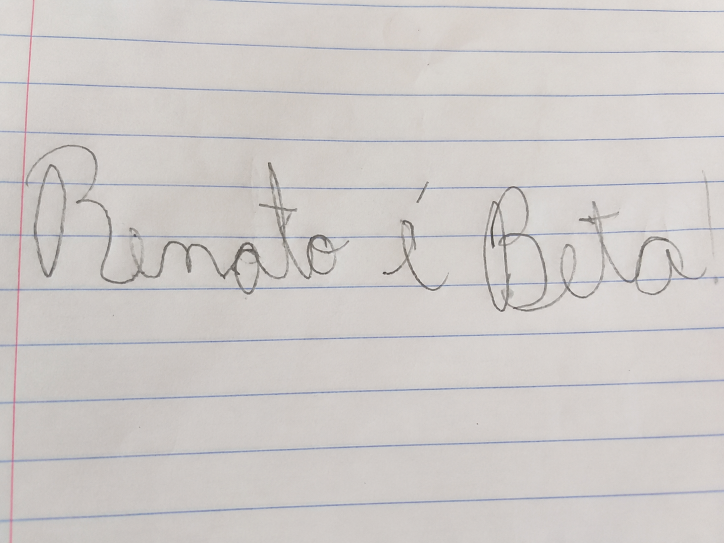
#> input picture Machine Learning for Write/models/e01.png, 1448 x 1086 px, found by its file name (shown at 1/2 size)
$ python extrair_carac.py
#> lines starting #> are read from the running program, lines starting #| are printed output that depends on the picture; after the words box and inside, x2 and y2 are one past the last pixel; in counts of white or black regions, pixels touching at a corner belong together
### Machine Learning for Write/src/functions.py
import cv2
import numpy as np
from sklearn.cluster import DBSCAN
from sklearn.linear_model import LinearRegression
from skimage.feature import hog


def upload_imagem(imagem):
    img = cv2.imread(imagem)

    if imagem is None:
        raise ValueError("Faça o upload da imagem!")

    togray = cv2.cvtColor(img, cv2.COLOR_BGR2GRAY)

    altura, largura = togray.shape

    nova_largura = 1200
    escala = nova_largura / largura
    nova_altura = int(altura * escala)

    togray = cv2.resize(togray, (nova_largura, nova_altura))

    _, binaria = cv2.threshold(
        togray,
        0,
        255,
        cv2.THRESH_BINARY_INV + cv2.THRESH_OTSU
    )

    return togray, binaria

def encontrar_objetos(binaria):

    total, labels, stats, centroids = (
        cv2.connectedComponentsWithStats(
            binaria,
            connectivity=8
        )
    )

    components = []

    altura_bi, largura_bi = binaria.shape

    for i in range(1, total):
        x = stats[i, cv2.CC_STAT_LEFT]
        y = stats[i, cv2.CC_STAT_TOP]
        w = stats[i, cv2.CC_STAT_WIDTH]
        h = stats[i, cv2.CC_STAT_HEIGHT]
        area = stats[i, cv2.CC_STAT_AREA]

        if area < 8:
            continue

        if area > altura_bi * largura_bi * 0.05:
            continue

        components.append({
            "x": x,
            "y": y,
            "w": w,
            "h": h,
            "area": area
        })

    return components

def caracteristicas_tamanho(componentes, image_shape):

    altura_img, largura_img = image_shape

    alturas = np.array([
        c["h"]
        for c in componentes
    ])

    larguras = np.array([
        c["w"]
        for c in componentes
    ])

    altura_medianas = np.median(alturas)
    altura_relativa = altura_medianas/altura_img

    variacao_altura = (
        np.std(alturas) / (np.mean(alturas) + 1e-8)
    )

    largura_relativa = (
        np.median(larguras) / largura_img
    )

    variacao_largura = (
        np.std(larguras) / (np.mean(larguras) + 1e-8)
    )

    return [
        altura_relativa,
        variacao_altura,
        largura_relativa,
        variacao_largura
    ]

def detectar_linhas(componentes):
    if len(componentes) < 5:
        return []

    alturas = np.array([
        c["h"] for c in componentes
    ])

    altura_mediana = np.median(alturas)

    coordenadas_y = np.array([
        [c["y"]]
        for c in componentes
    ])

    modelo = DBSCAN(
        eps=altura_mediana * 0.8,
        min_samples=3
    )

    grupos = modelo.fit_predict(coordenadas_y)

    linhas = []

    for grupo in set(grupos):
        if grupo == -1:
            continue

        elementos = [
            componentes[i]
            for i in range(len(componentes))
            if grupos[i] == grupo
        ]

        if len(elementos) >= 3:
            linhas.append(elementos)

    return linhas

def caracteristicas_alinhamento(linhas):

    inclinacoes = []
    erros = []

    for linha in linhas:

        if len(linha) < 3:
            continue

        X = np.array([
            [c["cx"]] for c in linha
        ]).reshape(-1, 1)

        y = np.array([
            c["cy"] for c in linha
        ])

        regressao = LinearRegression()
        regressao.fit(X, y)

        esperado = regressao.predict(X)

        residuos = y - esperado

        altura_mediana = np.median([
            c["h"] for c in linha
        ])

        erro = (
            np.std(residuos) / (altura_mediana + 1e-8)
        )

        inclinacoes.append(
            abs(regressao.coef_[0])
        )

        erros.append(erro)

    if not erros:
        return [0, 0, 0, 0]

    return [
        np.mean(erros),
        np.std(erros),
        np.mean(inclinacoes),
        np.std(inclinacoes)
    ]

def caracteristicas_hog(gray):

    imagem = cv2.resize(gray, (256, 256))

    caracteristicas = hog(
        imagem,
        orientations=9,
        pixels_per_cell=(16, 16),
        cells_per_block=(1, 1),
        feature_vector=False
    )

    caracteristicas = caracteristicas.reshape(-1, 9)

    medias = caracteristicas.mean(axis=0)
    desvios = caracteristicas.std(axis=0)

    return np.concatenate([medias, desvios])

def caracteristicas_gerais(binaria, componentes):

    altura, largura = binaria.shape

    densidade = (np.count_nonzero(binaria) / binaria.size)

    quantidade_componentes = (len(componentes) / (altura * largura))

    areas = np.array([
        c["area"] for c in componentes
    ])

    if len(areas) == 0:
        return [0, 0, 0]

    variacao_area = (
        np.std(areas) / (np.mean(areas) + 1e-8)
    )

    return [
        densidade,
        quantidade_componentes,
        variacao_area
    ]

### Machine Learning for Write/src/extrair_carac.py
import functions as f
import cv2
import numpy as np

def extrair_caracteristicas(caminho):

    gray, binaria = f.upload_imagem(caminho)
#> in upload_imagem, img is the input picture: shape (1086, 1448, 3); mean B, G, R 200.3, 202.6, 206.9
#> in upload_imagem, `_, binaria = cv2.threshold( togray, 0, 255, cv2.THRESH_BINARY_INV + cv..`:
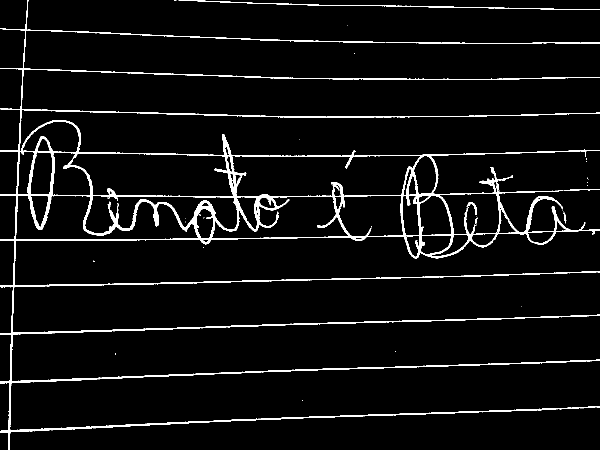
#> binaria: shape (900, 1200) (shown at 1/2 size); 4.7% white; 33 white regions (25 under 20 px), largest, box (x1, y1, x2, y2) and area: (0, 0, 1200, 900) 48213, (357, 0, 1200, 20) 1461, (772, 84, 1200, 88) 761

    componentes = f.encontrar_objetos(binaria)
#> in encontrar_objetos, `total, labels, stats, centroids = ( cv2.connectedComponentsWithStats( ..`:
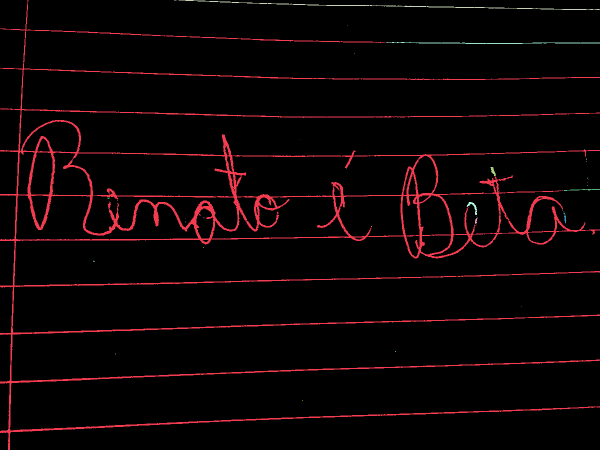
#> labels: shape (900, 1200) int32 (shown at 1/2 size); 34 distinct labels, from 0 to 33; one colour per label, 0 black
#> in encontrar_objetos, `total, labels, stats, centroids = ( cv2.connectedComponentsWithStats( ..`: total = 34; stats = 34 rows, first 6: [0, 0, 1200, 900, 1029032], [0, 0, 1200, 900, 48213], [348, 0, 5, 1, 5], [357, 0, 843, 20, 1461], [694, 50, 1, 1, 1], [772, 84, 428, 4, 761]; centroids = 34 pairs, first value 187.4 to 1176, second value 0 to 800
#> the loop in encontrar_objetos, `for i in range(1, total):` made 33 passes
#> (x, y, w, h, area) on passes 1, 3, 5, 11, 16, 18, 21, 25: (0, 0, 1200, 900, 48213), (357, 0, 843, 20, 1461), (772, 84, 428, 4, 761), (981, 334, 11, 18, 93), (1127, 378, 73, 4, 133), (933, 404, 21, 26, 146), (1127, 425, 6, 22, 57), (949, 436, 6, 13, 37)
#> after the loop in encontrar_objetos, `for i in range(1, total):`: components = 8 items
#> componentes = 8 items

    if len(componentes) < 5:
        raise ValueError("Pouca escrita detectada na imagem!")

    linhas = f.detectar_linhas(componentes)
#> in detectar_linhas, `alturas = np.array([ c["h"] for c in componentes ])`: alturas = [900, 20, 4, 18, 4, 26, 22, 13]
#> in detectar_linhas, `altura_mediana = np.median(alturas)`: altura_mediana = 19
#> in detectar_linhas, `coordenadas_y = np.array([ [c["y"]] for c in componentes ])`: coordenadas_y = [0, 0, 84, 334, 378, 404, 425, 436]
#> in detectar_linhas, `grupos = modelo.fit_predict(coordenadas_y)`: grupos = [-1, -1, -1, -1, -1, -1, -1, -1]
#> the loop in detectar_linhas, `for grupo in set(grupos):` made 1 pass
#> grupo on pass 1: -1
#> after the loop in detectar_linhas, `for grupo in set(grupos):`: linhas = []
#> linhas = []

    tamanho = f.caracteristicas_tamanho(componentes, binaria.shape)
#> in caracteristicas_tamanho, `alturas = np.array([ c["h"] for c in componentes ])`: alturas = [900, 20, 4, 18, 4, 26, 22, 13]
#> in caracteristicas_tamanho, `larguras = np.array([ c["w"] for c in componentes ])`: larguras = [1200, 843, 428, 11, 73, 21, 6, 6]
#> in caracteristicas_tamanho, `altura_medianas = np.median(alturas)`: altura_medianas = 19
#> in caracteristicas_tamanho, `altura_relativa = altura_medianas/altura_img`: altura_relativa = 0.0211
#> in caracteristicas_tamanho, `variacao_altura = ( np.std(alturas) / (np.mean(alturas) + 1e-8) )`: variacao_altura = 2.33
#> in caracteristicas_tamanho, `largura_relativa = ( np.median(larguras) / largura_img )`: largura_relativa = 0.0392
#> in caracteristicas_tamanho, `variacao_largura = ( np.std(larguras) / (np.mean(larguras) + 1e-8) )`: variacao_largura = 1.34
#> tamanho = [0.0211, 2.33, 0.0392, 1.34]

    alinhamento = f.caracteristicas_alinhamento(linhas)
#> after the loop in caracteristicas_alinhamento, `for linha in linhas:`: erros = []
#> alinhamento = [0, 0, 0, 0]

    forma = f.caracteristicas_hog(binaria)
#> in caracteristicas_hog, `imagem = cv2.resize(gray, (256, 256))`:
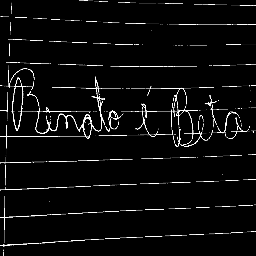
#> imagem: shape (256, 256); min 0, max 255, mean 12.1
#> in caracteristicas_hog, `medias = caracteristicas.mean(axis=0)`: medias = [0.383, 0.0534, 0.0874, 0.0436, 0.617, 0.0346, 0.0868, 0.0356, 0.0368]
#> in caracteristicas_hog, `desvios = caracteristicas.std(axis=0)`: desvios = [0.264, 0.11, 0.166, 0.0996, 0.326, 0.0868, 0.17, 0.0867, 0.0851]
#> forma = 18 values, max 0.617 at index 4, min 0.0346 at index 5, mean 0.154

    gerais = f.caracteristicas_gerais(binaria, componentes)
#> in caracteristicas_gerais, `densidade = (np.count_nonzero(binaria) / binaria.size)`: densidade = 0.0472
#> in caracteristicas_gerais, `quantidade_componentes = (len(componentes) / (altura * largura))`: quantidade_componentes = 7.41e-06
#> in caracteristicas_gerais, `areas = np.array([ c["area"] for c in componentes ])`: areas = [48213, 1461, 761, 93, 133, 146, 57, 37]
#> in caracteristicas_gerais, `variacao_area = ( np.std(areas) / (np.mean(areas) + 1e-8) )`: variacao_area = 2.49
#> gerais = [0.0472, 7.41e-06, 2.49]

    return np.concatenate([
        tamanho,
        alinhamento,
        forma,
        gerais
    ])

resultado = extrair_caracteristicas("C:/Users/Camargo/Desktop/TCC/Machine Learning for Write/models/e01.png")
#> resultado = 29 values, max 2.49 at index 28, min 0 at index 4, mean 0.311

print(resultado)
#| [2.11111111e-02 2.32522529e+00 3.91666667e-02 1.33967433e+00
#|  0.00000000e+00 0.00000000e+00 0.00000000e+00 0.00000000e+00
#|  3.82641771e-01 5.34077472e-02 8.74041694e-02 4.36322570e-02
#|  6.17406140e-01 3.46004706e-02 8.67779535e-02 3.55897983e-02
#|  3.68368479e-02 2.63945820e-01 1.09679005e-01 1.65718112e-01
#|  9.96351312e-02 3.26448933e-01 8.67911773e-02 1.69815655e-01
#|  8.66606412e-02 8.50736124e-02 4.71925926e-02 7.40740741e-06
#|  2.48715015e+00]
